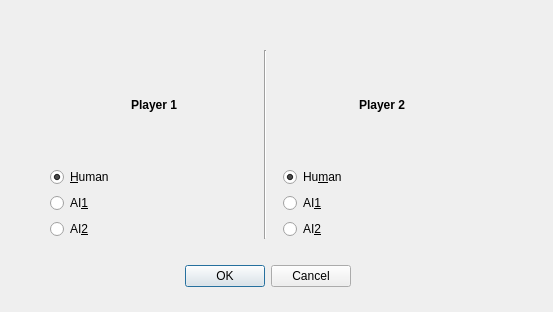
<?xml version="1.0" encoding="UTF-8"?>
<ui version="4.0">
 <class>Dialog</class>
 <widget class="QDialog" name="Dialog">
  <property name="geometry">
   <rect>
    <x>0</x>
    <y>0</y>
    <width>553</width>
    <height>312</height>
   </rect>
  </property>
  <property name="minimumSize">
   <size>
    <width>553</width>
    <height>312</height>
   </size>
  </property>
  <property name="maximumSize">
   <size>
    <width>553</width>
    <height>312</height>
   </size>
  </property>
  <property name="windowTitle">
   <string>Créer une partie</string>
  </property>
  <property name="sizeGripEnabled">
   <bool>false</bool>
  </property>
  <widget class="QDialogButtonBox" name="buttonBox">
   <property name="geometry">
    <rect>
     <x>160</x>
     <y>260</y>
     <width>191</width>
     <height>32</height>
    </rect>
   </property>
   <property name="orientation">
    <enum>Qt::Horizontal</enum>
   </property>
   <property name="standardButtons">
    <set>QDialogButtonBox::Cancel|QDialogButtonBox::Ok</set>
   </property>
  </widget>
  <widget class="QWidget" name="gridLayoutWidget">
   <property name="geometry">
    <rect>
     <x>50</x>
     <y>50</y>
     <width>431</width>
     <height>189</height>
    </rect>
   </property>
   <layout class="QGridLayout" name="gridLayout">
    <item row="0" column="0">
     <layout class="QVBoxLayout" name="verticalLayout_2">
      <item>
       <widget class="QLabel" name="label">
        <property name="text">
         <string>&lt;html&gt;&lt;head/&gt;&lt;body&gt;&lt;p&gt;&lt;span style=&quot; font-weight:600;&quot;&gt;Player 1&lt;/span&gt;&lt;/p&gt;&lt;/body&gt;&lt;/html&gt;</string>
        </property>
        <property name="alignment">
         <set>Qt::AlignCenter</set>
        </property>
       </widget>
      </item>
      <item>
       <widget class="QRadioButton" name="radioButton_3">
        <property name="text">
         <string>&amp;Human</string>
        </property>
        <property name="checkable">
         <bool>true</bool>
        </property>
        <property name="checked">
         <bool>true</bool>
        </property>
        <attribute name="buttonGroup">
         <string notr="true">buttonGroup</string>
        </attribute>
       </widget>
      </item>
      <item>
       <widget class="QRadioButton" name="radioButton_2">
        <property name="text">
         <string>AI&amp;1</string>
        </property>
        <attribute name="buttonGroup">
         <string notr="true">buttonGroup</string>
        </attribute>
       </widget>
      </item>
      <item>
       <widget class="QRadioButton" name="radioButton">
        <property name="text">
         <string>AI&amp;2</string>
        </property>
        <attribute name="buttonGroup">
         <string notr="true">buttonGroup</string>
        </attribute>
       </widget>
      </item>
     </layout>
    </item>
    <item row="0" column="2">
     <layout class="QVBoxLayout" name="verticalLayout_3">
      <property name="leftMargin">
       <number>10</number>
      </property>
      <item>
       <widget class="QLabel" name="label_2">
        <property name="text">
         <string>&lt;html&gt;&lt;head/&gt;&lt;body&gt;&lt;p&gt;&lt;span style=&quot; font-weight:600;&quot;&gt;Player 2&lt;/span&gt;&lt;/p&gt;&lt;/body&gt;&lt;/html&gt;</string>
        </property>
        <property name="alignment">
         <set>Qt::AlignCenter</set>
        </property>
       </widget>
      </item>
      <item>
       <widget class="QRadioButton" name="radioButton_6">
        <property name="text">
         <string>Hu&amp;man</string>
        </property>
        <property name="checked">
         <bool>true</bool>
        </property>
        <attribute name="buttonGroup">
         <string notr="true">buttonGroup_2</string>
        </attribute>
       </widget>
      </item>
      <item>
       <widget class="QRadioButton" name="radioButton_5">
        <property name="text">
         <string>AI&amp;1</string>
        </property>
        <attribute name="buttonGroup">
         <string notr="true">buttonGroup_2</string>
        </attribute>
       </widget>
      </item>
      <item>
       <widget class="QRadioButton" name="radioButton_4">
        <property name="text">
         <string>AI&amp;2</string>
        </property>
        <attribute name="buttonGroup">
         <string notr="true">buttonGroup_2</string>
        </attribute>
       </widget>
      </item>
     </layout>
    </item>
    <item row="0" column="1">
     <widget class="Line" name="line">
      <property name="orientation">
       <enum>Qt::Vertical</enum>
      </property>
     </widget>
    </item>
   </layout>
  </widget>
 </widget>
 <resources/>
 <connections>
  <connection>
   <sender>buttonBox</sender>
   <signal>accepted()</signal>
   <receiver>Dialog</receiver>
   <slot>accept()</slot>
   <hints>
    <hint type="sourcelabel">
     <x>248</x>
     <y>254</y>
    </hint>
    <hint type="destinationlabel">
     <x>157</x>
     <y>274</y>
    </hint>
   </hints>
  </connection>
  <connection>
   <sender>buttonBox</sender>
   <signal>rejected()</signal>
   <receiver>Dialog</receiver>
   <slot>reject()</slot>
   <hints>
    <hint type="sourcelabel">
     <x>316</x>
     <y>260</y>
    </hint>
    <hint type="destinationlabel">
     <x>286</x>
     <y>274</y>
    </hint>
   </hints>
  </connection>
 </connections>
 <buttongroups>
  <buttongroup name="buttonGroup"/>
  <buttongroup name="buttonGroup_2"/>
 </buttongroups>
</ui>
